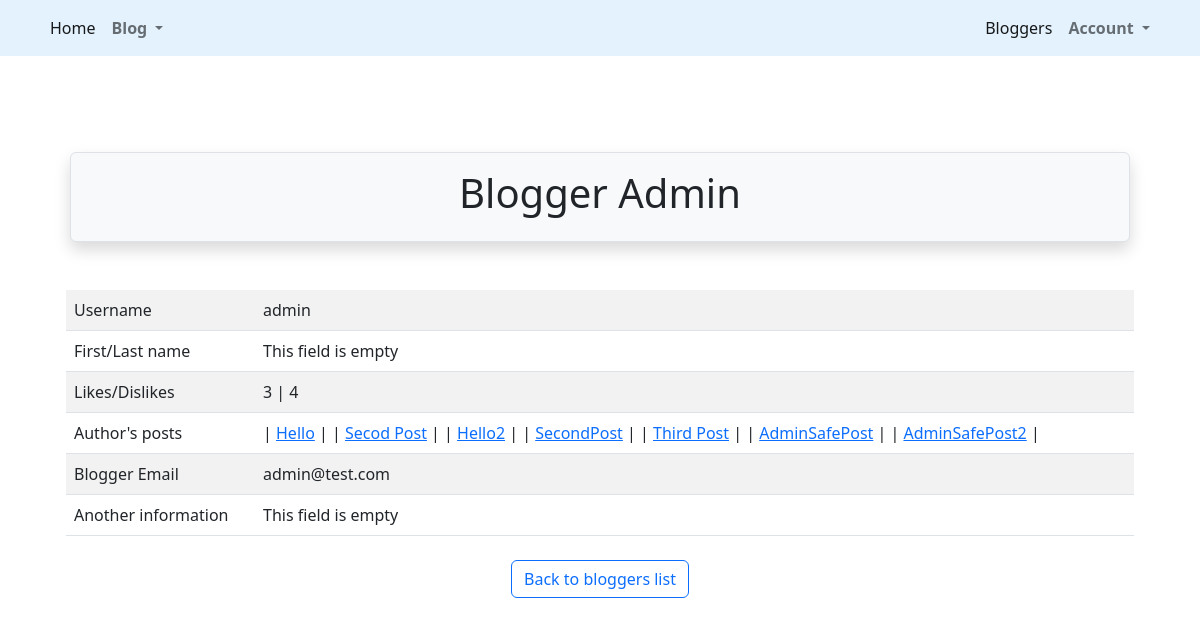
The app's page /posts/bloggers/blogger/1 (signed in), older data.
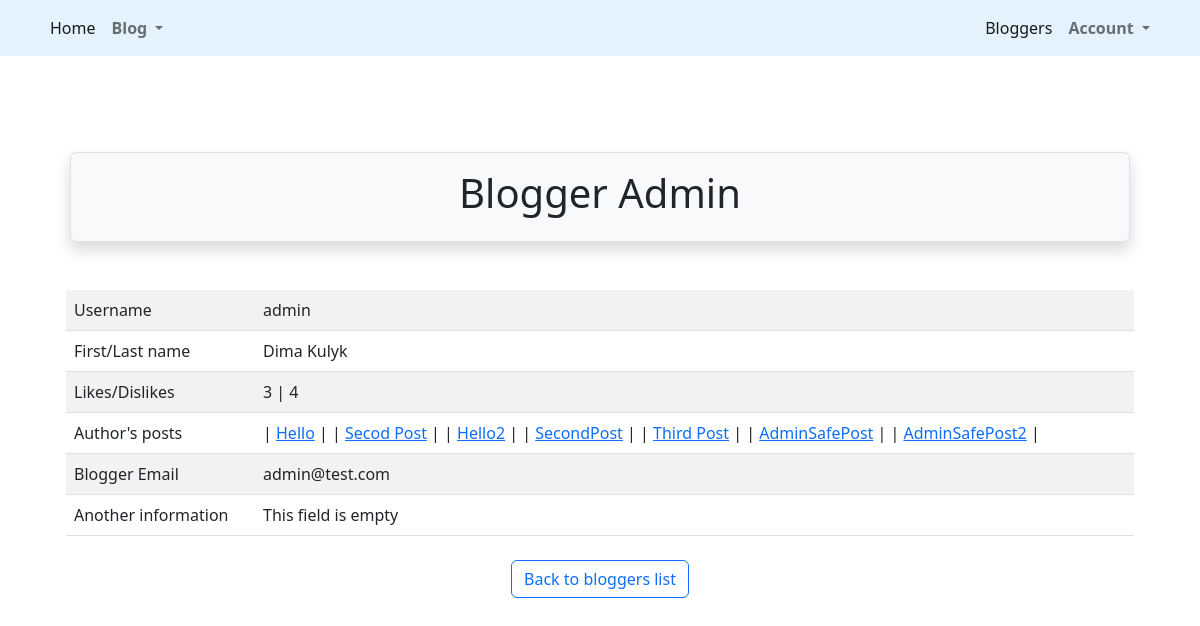
The same page, newer data.
### src/accounts/models.py (models this page shows, shortened)
class User(AbstractUser):
    is_activated = models.BooleanField(default=True, db_index=True)
    avatar = models.ImageField(upload_to=avatar_place, default='profile/default.png')
    birthday = models.DateField(null=True, blank=True)
    city = models.CharField(max_length=50, null=True, blank=True)
    class Meta(AbstractUser.Meta):
        db_table = 'user'

### src/post/views.py (the view)
# urls.py: path('bloggers/blogger/<int:author_id>', blogger_details, name='blogger_detail'),
@login_required
def blogger_details(request, author_id):
    blogger = get_object_or_404(User, pk=author_id)
    posts = Posts.objects.filter(author_id=author_id).order_by('create_date')
    return render(request=request,
                  template_name='bloggers/blogger_details.html',
                  context={
                      'blogger': blogger,
                      'posts': posts
                  })

### src/post/templates/bloggers/blogger_details.html (shortened to what this page needs)
{% extends 'base.html' %}
{% block header %}
    Blogger {{ blogger.username|title }}
{% endblock %}
{% block content %}
    <div class="container">
        <div class="row">
            <div class="col-sm">
                <table class="table table-striped">
                    <tbody>
                        <tr>
                            <td>Username</td>
                            <td>{{ blogger.username }}</td>
                        </tr>
                        <tr>
                            <td>First/Last name</td>
                            <td>{% if blogger.last_name %} {{ blogger.first_name }} {{ blogger.last_name }}
                            {% else %} This field is empty {% endif %}</td>
                        </tr>
                        <tr>
                            <td>Likes/Dislikes</td>
                            <td>{{ blogger.likes.count }} | {{ blogger.dislikes.count }}</td>
                        </tr>
                        <tr>
                            <td>Author's posts</td>
                            <td>{% if posts %}{% for post in posts %} | <a href="{% url 'posts:detail' uuid=post.uuid %}">
                                    {{ post.title }}</a> |
                            {% endfor %} {% else %} Blogger didn't make any posts yet {% endif %}</td>
                        </tr>
                        <tr>
                            <td>Blogger Email</td>
                            <td>{{ blogger.email }}</td>
                        </tr>
                        <tr>
                            <td>Another information</td>
                            <td>{% if blogger.city %} City - {{ blogger.city }} Birthday - {{ blogger.birthday|date:'d-M-Y' }}
                                    {{ post.title }}
                            {% else %} This field is empty {% endif %}</td>
                        </tr>
                    </tbody>
              </table>
            </div>
        </div>
    <div align="center">
                <a class="btn btn-outline-primary m-2" href="{% url 'posts:blogger_list' %}">Back to bloggers list</a>
        </div>
{% endblock %}

Row changes from the older to the newer data that the page shows:
changed User "Admin": first_name (not shown) → "Dima"; last_name (not shown) → "Kulyk"
Text that changed along with them:
text no longer shown: "This field is empty"
